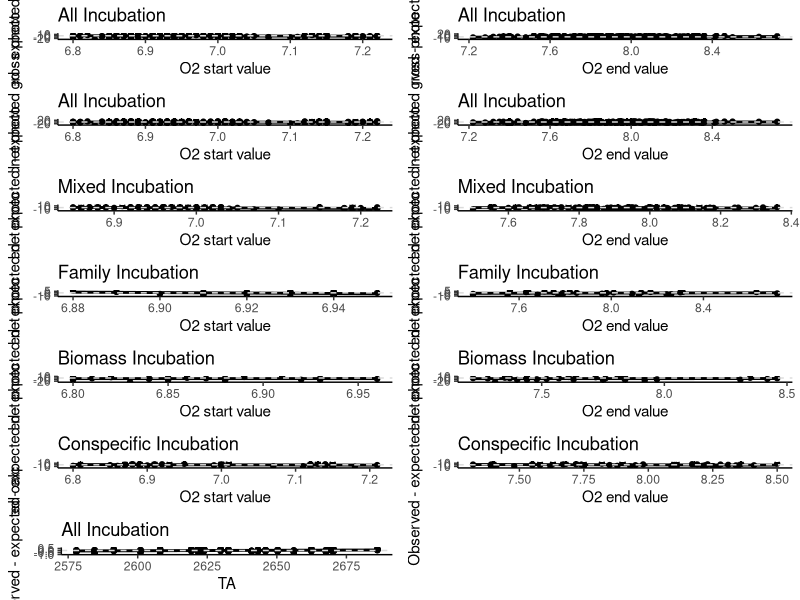
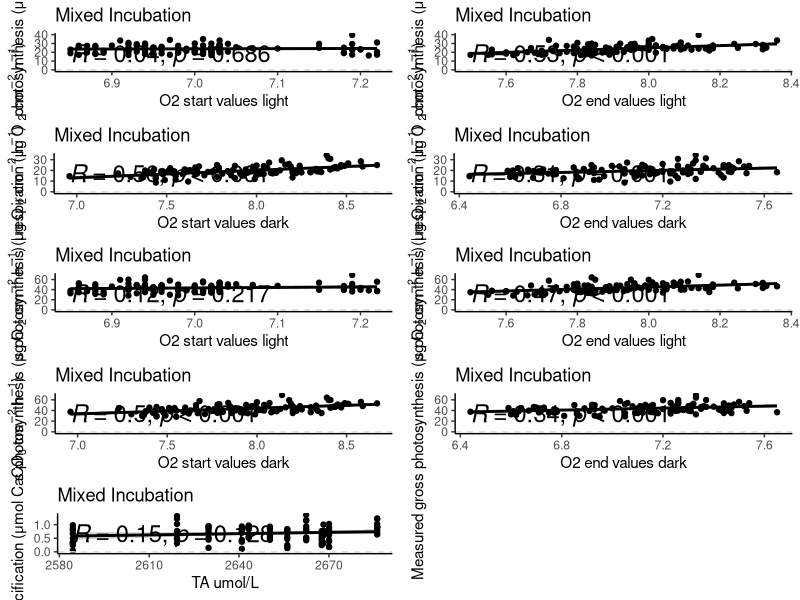
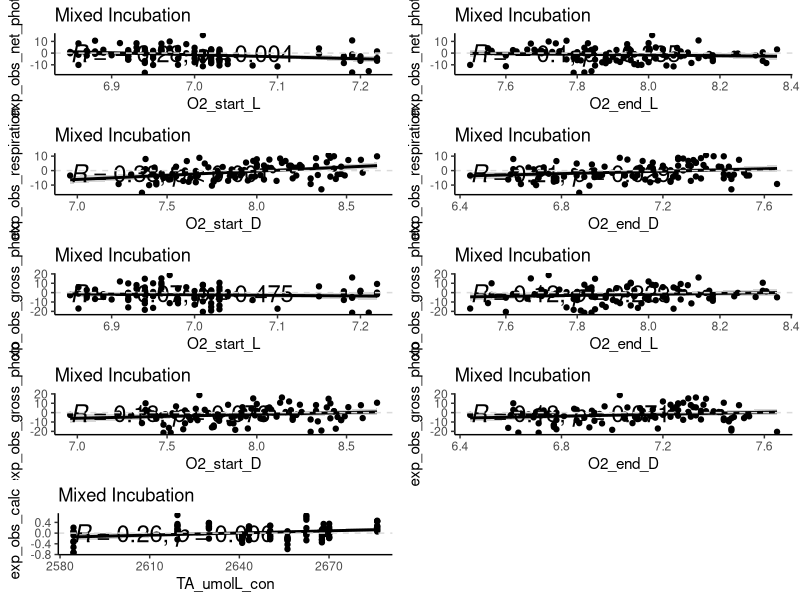
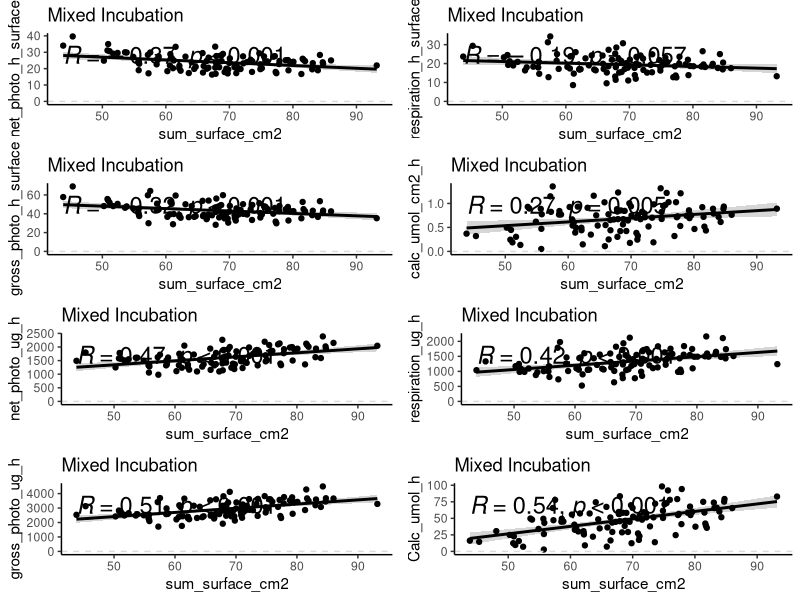
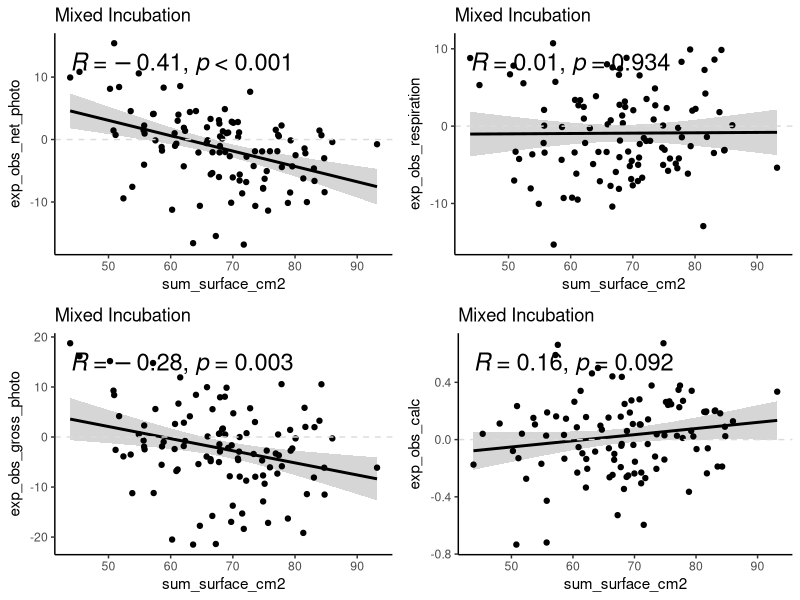

Write R code to recreate these figures, in order.
## ---- chunk 1
library(tidyverse)
library(nlme)
library(rstatix)
library(ggpubr)
## ---- chunk 2
#outlier exlusion in conspecific incubations

#O2 meausrements
Data <- read.csv("Data/All_expectedvalues.csv")

Day14 <- Data %>% filter(day =="14")
Day14<- Day14 %>%
  filter(fragment_ID != "AmuD1_AmuB2_AmuA3" & fragment_ID != "SpiA4_SpiB1_SpiD2")

Day5 <- Data %>% filter(day =="5")
Day5<- Day5 %>%
  filter(fragment_ID != "PloB3_PloC3_PloD3")

Data_sub <- Data %>% filter(day != "14" & day != "5")

Data <- rbind(Day14, Day5, Data_sub)

# calcification measurements
# important to delete minus values in expected calc, otherwise relative difference in percentage is wrong
Data_calc <- read.csv("Data/All_expectedvalues.csv")

Day14_calc <- Data_calc %>% filter(day =="14")
Day14_calc<- Day14_calc %>%
  filter(fragment_ID != "AmuD2_AmuB4_AmuA1" & fragment_ID != "AmuD1_AmuB2_AmuA3" & fragment_ID != "AcyB1_AcyD2_AcyA3" & fragment_ID != "PruD4_PruE2_PruA3" & fragment_ID != "PdaA1_PdaB2_PdaD4" & fragment_ID != "AcyB3_AcyD3_AcyA1")

Day5 <- Data %>% filter(day =="5")
Day5_calc<- Day5 %>%
  filter(fragment_ID != "AcyB1_AcyD1_AcyA1")

Day6_calc <- Data_calc %>%  filter(day == "6")
Day6_calc <- Day6_calc %>%  filter(fragment_ID != "PloB3_PcyB4_PruD4")

Data_sub_calc <- Data %>% filter(day != "14" & day != "5"& day != "6")

Data_calc <- rbind(Day6_calc, Day14_calc, Day5_calc, Data_sub_calc)

rm(Data_sub, Data_sub_calc)
## ---- chunk 3
#outlier exclusion in diversity incubations

#O2 measurements
Day13 <- Data %>% filter(day =="13")
Day13<- Day13 %>% filter(fragment_ID != "SpiB2_AcyD2_PcyC3" )

Day9 <- Data %>% filter(day =="9")
Day9<- Day9 %>% filter(fragment_ID != "PdaA2_AmuD2_PruD3" & fragment_ID != "PveF1_MdiC1_PcyB1")

Day7 <- Data %>% filter(day =="7")
Day7<- Day7 %>% filter(fragment_ID != "PdaB4_AcyD3_PcyC4")

Data_sub <- Data %>% filter(day != "13" & day != "9" & day != "7")

Data <- rbind(Day13, Day9, Day7, Data_sub)

# calcification measurements
Day7_calc <- Data_calc %>% filter(day =="7")
Day7_calc<- Day7_calc %>%filter(fragment_ID != "PdaD1_AcyA1_PcyA1")

Day13_calc <- Data_calc %>% filter(day =="13")
Day13_calc<- Day13_calc %>%filter(fragment_ID != "PdaD1_AmuA1_PloD1")

Data_sub_calc <- Data_calc %>%  filter(day != "7" & day != "13")

Data_calc <- rbind(Day7_calc, Day13_calc, Data_sub_calc)
## ---- chunk 4
#((100/ exp)* net_obs) -100, rewritten it is ((net_obs/exp)*100)-100, is the same as ((net_obs/exp)-1)*100

Data$exp_obs_net_photo <- with(Data, Data$net_photo_h_surface - Data$exp_Net_photo_ug_h_cm2)
Data$exp_obs_net_photo_perc <- with(Data, ((100 / Data$exp_Net_photo_ug_h_cm2) * Data$net_photo_h_surface)-100)
Data$exp_obs_net_photo_perc <- round(Data$exp_obs_net_photo_perc, 6)

Data$exp_obs_gross_photo <- with(Data, Data$gross_photo_h_surface - Data$exp_Gross_photo_ug_h_cm2)
Data$exp_obs_gross_photo_perc <- with(Data, ((100 / Data$exp_Gross_photo_ug_h_cm2) * Data$gross_photo_h_surface)-100)
Data$exp_obs_gross_photo_perc <- round(Data$exp_obs_gross_photo_perc, 6)

Data$exp_obs_respiration <- with(Data, Data$respiration_h_surface - Data$exp_Resp_ug_h_cm2)
Data$exp_obs_respiration_perc <- with(Data, ((100 / Data$exp_Resp_ug_h_cm2) * Data$respiration_h_surface)-100)
Data$exp_obs_respiration_perc <- round(Data$exp_obs_respiration_perc, 6)

Data_calc$exp_obs_calc <- with(Data_calc, Data_calc$calc_umol_cm2_h - Data_calc$exp_Calc_umol_h_cm2)
Data_calc$exp_obs_calc_perc <- with(Data_calc, ((100 / Data_calc$exp_Calc_umol_h_cm2) * Data_calc$calc_umol_cm2_h)-100)
Data_calc$exp_obs_calc_perc <- round(Data_calc$exp_obs_calc_perc, 6)
## ---- chunk 5
min_single_t <- Data %>%  filter(category != "single")
min_single_tc <- Data_calc %>%  filter(category != "single")
biomass_t <- Data %>%  filter(category == "biomass")
conspecific_t <- Data %>%  filter(category == "conspecific")
family_t <- Data %>%  filter(category == "family")
mix_t <- Data %>%  filter(category == "mix")
mix_tc <- Data_calc %>%  filter(category == "mix")
## ---- chunk 6
# monoculture
c1 <-ggplot(min_single_t, aes(x = O2_start_L, y = exp_obs_net_photo)) +
  geom_smooth(method=lm, color = "black") +
  stat_cor(method = "pearson", p.accuracy = 0.001, r.accuracy = 0.01, size= 6)+
  geom_point() +
  geom_hline(yintercept = 0, linetype = 2, color = "gray86") +
  ggtitle("All Incubation") +
  labs(color = "Productivity score") +
  xlab(expression(paste("O2 start value"))) +
  ylab(expression(paste("Observed - expected net photo"))) +
  theme_classic()

c1a <-ggplot(min_single_t, aes(x = O2_start_L, y = exp_obs_gross_photo)) +
  geom_smooth(method=lm, color = "black") +
  stat_cor(method = "pearson", p.accuracy = 0.001, r.accuracy = 0.01, size= 6)+
  geom_point() +
  geom_hline(yintercept = 0, linetype = 2, color = "gray86") +
  ggtitle("All Incubation") +
  labs(color = "Productivity score") +
  xlab(expression(paste("O2 start value"))) +
  ylab(expression(paste("Observed - expected gross photo"))) +
  theme_classic()

c2 <-ggplot(min_single_t, aes(x = O2_end_L, y = exp_obs_respiration)) +
  geom_smooth(method=lm, color = "black") +
  stat_cor(method = "pearson", p.accuracy = 0.001, r.accuracy = 0.01, size= 6)+
  geom_point() +
  geom_hline(yintercept = 0, linetype = 2, color = "gray86") +
  ggtitle("All Incubation") +
  labs(color = "Productivity score") +
  xlab(expression(paste("O2 end value"))) +
  ylab(expression(paste("Observed - expected resp"))) +
  theme_classic()

c2a <-ggplot(min_single_t, aes(x = O2_end_L, y = exp_obs_gross_photo)) +
  geom_smooth(method=lm, color = "black") +
  stat_cor(method = "pearson", p.accuracy = 0.001, r.accuracy = 0.01, size= 6)+
  geom_point() +
  geom_hline(yintercept = 0, linetype = 2, color = "gray86") +
  ggtitle("All Incubation") +
  labs(color = "Productivity score") +
  xlab(expression(paste("O2 end value"))) +
  ylab(expression(paste("Observed - expected gross photo"))) +
  theme_classic()

c2b <-ggplot(min_single_tc, aes(x = TA_umolL_con, y = exp_obs_calc)) +
  geom_smooth(method=lm, color = "black") +
  stat_cor(method = "pearson", p.accuracy = 0.001, r.accuracy = 0.01, size= 6)+
  geom_point() +
  geom_hline(yintercept = 0, linetype = 2, color = "gray86") +
  ggtitle("All Incubation") +
  labs(color = "Productivity score") +
  xlab(expression(paste("TA"))) +
  ylab(expression(paste("Observed - expected calc"))) +
  theme_classic()

# diversity incubations
c3 <-ggplot(mix_t, aes(x = O2_start_L, y = exp_obs_net_photo)) +
  geom_smooth(method=lm, color = "black") +
  stat_cor(method = "pearson", p.accuracy = 0.001, r.accuracy = 0.01, size= 6)+
  geom_point() +
  geom_hline(yintercept = 0, linetype = 2, color = "gray86") +
  ggtitle("Mixed Incubation") +
  labs(color = "Productivity score") +
  xlab(expression(paste("O2 start value"))) +
  ylab(expression(paste("Observed - expected net photo"))) +
  theme_classic()

c4 <-ggplot(mix_t, aes(x = O2_end_L, y = exp_obs_net_photo)) +
  geom_smooth(method=lm, color = "black") +
  stat_cor(method = "pearson", p.accuracy = 0.001, r.accuracy = 0.01, size= 6)+
  geom_point() +
  ggtitle("Mixed Incubation") +
  geom_hline(yintercept = 0, linetype = 2, color = "gray86") +
  labs(color = "Productivity score") +
  xlab(expression(paste("O2 end value"))) +
  ylab(expression(paste("Observed - expected net photo"))) +
  theme_classic()

# family incubations
c5 <-ggplot(family_t, aes(x = O2_start_L, y = exp_obs_net_photo)) +
  geom_smooth(method=lm, color = "black") +
  geom_point() +
  geom_hline(yintercept = 0, linetype = 2, color = "gray86") +
  ggtitle("Family Incubation") +
  labs(color = "Productivity score") +
  xlab(expression(paste("O2 start value"))) +
  ylab(expression(paste("Observed - expected net photo"))) +
  theme_classic()

c6 <-ggplot(family_t, aes(x = O2_end_L, y = exp_obs_net_photo)) +
  geom_smooth(method=lm, color = "black") +
  geom_point() +
  ggtitle("Family Incubation") +
  geom_hline(yintercept = 0, linetype = 2, color = "gray86") +
  labs(color = "Productivity score") +
  xlab(expression(paste("O2 end value"))) +
  ylab(expression(paste("Observed - expected net photo"))) +
  theme_classic()

# biomass incubations
c7 <-ggplot(biomass_t, aes(x = O2_start_L, y = exp_obs_net_photo)) +
  geom_smooth(method=lm, color = "black") +
  geom_point() +
  geom_hline(yintercept = 0, linetype = 2, color = "gray86") +
  ggtitle("Biomass Incubation") +
  labs(color = "Productivity score") +
  xlab(expression(paste("O2 start value"))) +
  ylab(expression(paste("Observed - expected net photo"))) +
  theme_classic()


c8 <-ggplot(biomass_t, aes(x = O2_end_L, y = exp_obs_net_photo)) +
  geom_smooth(method=lm, color = "black") +
  geom_point() +
  ggtitle("Biomass Incubation") +
  geom_hline(yintercept = 0, linetype = 2, color = "gray86") +
  labs(color = "Productivity score") +
  xlab(expression(paste("O2 end value"))) +
  ylab(expression(paste("Observed - expected net photo"))) +
  theme_classic()

# conspecific incubations
c9 <-ggplot(conspecific_t, aes(x = O2_start_L, y = exp_obs_net_photo)) +
  geom_smooth(method=lm, color = "black") +
  geom_point() +
  geom_hline(yintercept = 0, linetype = 2, color = "gray86") +
  ggtitle("Conspecific Incubation") +
  labs(color = "Productivity score") +
  xlab(expression(paste("O2 start value"))) +
  ylab(expression(paste("Observed - expected net photo"))) +
  theme_classic()

c10 <-ggplot(conspecific_t, aes(x = O2_end_L, y = exp_obs_net_photo)) +
  geom_smooth(method=lm, color = "black") +
  geom_point() +
  ggtitle("Conspecific Incubation") +
  geom_hline(yintercept = 0, linetype = 2, color = "gray86") +
  labs(color = "Productivity score") +
  xlab(expression(paste("O2 end value"))) +
  ylab(expression(paste("Observed - expected net photo"))) +
  theme_classic()

# combine all
arranged <- ggarrange(
                     c1,c2,c1a,c2a,c3,c4,c5,c6,c7,c8,c9,c10,c2b,
          label.x = 0,
          label.y = 0.95,
          common.legend = FALSE,
          ncol = 2, nrow =7, 
          hjust = -0.5,
          vjust = 0) +
          theme(legend.text = element_text(size = 40))

ggsave("Graphs/sanity_check.png", width=11, height= 15, limitsize=FALSE, dpi= 700, arranged)
## ---- chunk 7
# diversity incubations
m1 <-ggplot(mix_t, aes(x = O2_start_L, y = net_photo_h_surface)) +
  geom_smooth(method=lm, color = "black") +
  stat_cor(method = "pearson", p.accuracy = 0.001, r.accuracy = 0.01, size= 6)+
  geom_point() +
  geom_hline(yintercept = 0, linetype = 2, color = "gray86") +
  ggtitle("Mixed Incubation") +
  labs(color = "Productivity score") +
  xlab(expression(paste("O2 start values light" ))) +
   ylab(expression(paste("Measured net photosynthesis (μg O "[2]," cm" ^-2," h" ^-1,")")))+
   theme_classic()

m2 <-ggplot(mix_t, aes(x = O2_end_L, y = net_photo_h_surface)) +
  geom_smooth(method=lm, color = "black") +
  stat_cor(method = "pearson", p.accuracy = 0.001, r.accuracy = 0.01, size= 6)+
  geom_point() +
  geom_hline(yintercept = 0, linetype = 2, color = "gray86") +
  ggtitle("Mixed Incubation") +
  labs(color = "Productivity score") +
  xlab(expression(paste("O2 end values light"))) +
   ylab(expression(paste("Measured net photosynthesis (μg O "[2]," cm" ^-2," h" ^-1,")")))+
   theme_classic()

m3 <-ggplot(mix_t, aes(x = O2_start_D, y = respiration_h_surface)) +
  geom_smooth(method=lm, color = "black") +
  stat_cor(method = "pearson", p.accuracy = 0.001, r.accuracy = 0.01, size= 6)+
  geom_point() +
  geom_hline(yintercept = 0, linetype = 2, color = "gray86") +
  ggtitle("Mixed Incubation") +
  labs(color = "Productivity score") +
  xlab(expression(paste("O2 start values dark"))) +
   ylab(expression(paste("Measured respiration (μg O "[2]," cm" ^-2," h" ^-1,")")))+
   theme_classic()

m4 <-ggplot(mix_t, aes(x = O2_end_D, y = respiration_h_surface)) +
  geom_smooth(method=lm, color = "black") +
  stat_cor(method = "pearson", p.accuracy = 0.001, r.accuracy = 0.01, size= 6)+
  geom_point() +
  geom_hline(yintercept = 0, linetype = 2, color = "gray86") +
  ggtitle("Mixed Incubation") +
  labs(color = "Productivity score") +
  xlab(expression(paste("O2 end values dark"))) +
   ylab(expression(paste("Measured respiration (μg O "[2]," cm" ^-2," h" ^-1,")")))+
   theme_classic()

m5 <-ggplot(mix_t, aes(x = O2_start_L, y = gross_photo_h_surface)) +
  geom_smooth(method=lm, color = "black") +
  stat_cor(method = "pearson", p.accuracy = 0.001, r.accuracy = 0.01, size= 6)+
  geom_point() +
  geom_hline(yintercept = 0, linetype = 2, color = "gray86") +
  ggtitle("Mixed Incubation") +
  labs(color = "Productivity score") +
  xlab(expression(paste("O2 start values light"))) +
   ylab(expression(paste("Measured gross photosynthesis (μg O "[2]," cm" ^-2," h" ^-1,")")))+
   theme_classic()

m6 <-ggplot(mix_t, aes(x = O2_end_L, y = gross_photo_h_surface)) +
  geom_smooth(method=lm, color = "black") +
  stat_cor(method = "pearson", p.accuracy = 0.001, r.accuracy = 0.01, size= 6)+
  geom_point() +
  geom_hline(yintercept = 0, linetype = 2, color = "gray86") +
  ggtitle("Mixed Incubation") +
  labs(color = "Productivity score") +
  xlab(expression(paste("O2 end values light"))) +
   ylab(expression(paste("Measured gross photosynthesis (μg O "[2]," cm" ^-2," h" ^-1,")")))+
   theme_classic()

m7 <-ggplot(mix_t, aes(x = O2_start_D, y = gross_photo_h_surface)) +
  geom_smooth(method=lm, color = "black") +
  stat_cor(method = "pearson", p.accuracy = 0.001, r.accuracy = 0.01, size= 6)+
  geom_point() +
  geom_hline(yintercept = 0, linetype = 2, color = "gray86") +
  ggtitle("Mixed Incubation") +
  labs(color = "Productivity score") +
  xlab(expression(paste("O2 start values dark"))) +
   ylab(expression(paste("Measured gross photosynthesis (μg O "[2]," cm" ^-2," h" ^-1,")")))+
   theme_classic()

m8 <-ggplot(mix_t, aes(x = O2_end_D, y = gross_photo_h_surface)) +
  geom_smooth(method=lm, color = "black") +
  stat_cor(method = "pearson", p.accuracy = 0.001, r.accuracy = 0.01, size= 6)+
  geom_point() +
  geom_hline(yintercept = 0, linetype = 2, color = "gray86") +
  ggtitle("Mixed Incubation") +
  labs(color = "Productivity score") +
   xlab(expression(paste("O2 end values dark"))) +
   ylab(expression(paste("Measured gross photosynthesis (μg O "[2]," cm" ^-2," h" ^-1,")")))+
   theme_classic()

m9 <-ggplot(mix_tc, aes(x = TA_umolL_con, y = calc_umol_cm2_h)) +
  geom_smooth(method=lm, color = "black") +
  stat_cor(method = "pearson", p.accuracy = 0.001, r.accuracy = 0.01, size= 6)+
  geom_point() +
  geom_hline(yintercept = 0, linetype = 2, color = "gray86") +
  ggtitle("Mixed Incubation") +
  labs(color = "Productivity score") +
  xlab(expression(paste("TA umol/L"))) +
   ylab(expression(paste("Measured calcification (μmol CaCO"[3]," cm" ^-2," h" ^-1,")"))) +
   theme_classic()

arranged <- ggarrange(
                     m1, m2, m3, m4, m5, m6, m7, m8,m9,
          label.x = 0,
          label.y = 0.95,
          common.legend = FALSE,
          ncol = 2, nrow =5, 
          hjust = -0.5,
          vjust = 0) +
          theme(legend.text = element_text(size = 40))

ggsave("Graphs/sanity_check_measured_mix.png", width=11, height= 15, limitsize=FALSE, dpi= 700, arranged)
## ---- chunk 8
# diversity incubations
e1 <-ggplot(mix_t, aes(x = O2_start_L, y = exp_obs_net_photo)) +
  geom_smooth(method=lm, color = "black") +
  stat_cor(method = "pearson", p.accuracy = 0.001, r.accuracy = 0.01, size= 6)+
  geom_point() +
  geom_hline(yintercept = 0, linetype = 2, color = "gray86") +
  ggtitle("Mixed Incubation") +
  labs(color = "Productivity score") +
   theme_classic()

e2 <-ggplot(mix_t, aes(x = O2_end_L, y = exp_obs_net_photo)) +
  geom_smooth(method=lm, color = "black") +
  stat_cor(method = "pearson", p.accuracy = 0.001, r.accuracy = 0.01, size= 6)+
  geom_point() +
  geom_hline(yintercept = 0, linetype = 2, color = "gray86") +
  ggtitle("Mixed Incubation") +
  labs(color = "Productivity score") +
   theme_classic()

e3 <-ggplot(mix_t, aes(x = O2_start_D, y = exp_obs_respiration)) +
  geom_smooth(method=lm, color = "black") +
  stat_cor(method = "pearson", p.accuracy = 0.001, r.accuracy = 0.01, size= 6)+
  geom_point() +
  geom_hline(yintercept = 0, linetype = 2, color = "gray86") +
  ggtitle("Mixed Incubation") +
  labs(color = "Productivity score") +
   theme_classic()

e4 <-ggplot(mix_t, aes(x = O2_end_D, y = exp_obs_respiration)) +
  geom_smooth(method=lm, color = "black") +
  stat_cor(method = "pearson", p.accuracy = 0.001, r.accuracy = 0.01, size= 6)+
  geom_point() +
  geom_hline(yintercept = 0, linetype = 2, color = "gray86") +
  ggtitle("Mixed Incubation") +
  labs(color = "Productivity score") +
   theme_classic()

e5 <-ggplot(mix_t, aes(x = O2_start_L, y = exp_obs_gross_photo)) +
  geom_smooth(method=lm, color = "black") +
  stat_cor(method = "pearson", p.accuracy = 0.001, r.accuracy = 0.01, size= 6)+
  geom_point() +
  geom_hline(yintercept = 0, linetype = 2, color = "gray86") +
  ggtitle("Mixed Incubation") +
  labs(color = "Productivity score") +
   theme_classic()

e6 <-ggplot(mix_t, aes(x = O2_end_L, y = exp_obs_gross_photo)) +
  geom_smooth(method=lm, color = "black") +
  stat_cor(method = "pearson", p.accuracy = 0.001, r.accuracy = 0.01, size= 6)+
  geom_point() +
  geom_hline(yintercept = 0, linetype = 2, color = "gray86") +
  ggtitle("Mixed Incubation") +
  labs(color = "Productivity score") +
   theme_classic()

e7 <-ggplot(mix_t, aes(x = O2_start_D, y = exp_obs_gross_photo)) +
  geom_smooth(method=lm, color = "black") +
  stat_cor(method = "pearson", p.accuracy = 0.001, r.accuracy = 0.01, size= 6)+
  geom_point() +
  geom_hline(yintercept = 0, linetype = 2, color = "gray86") +
  ggtitle("Mixed Incubation") +
  labs(color = "Productivity score") +
   theme_classic()

e8 <-ggplot(mix_t, aes(x = O2_end_D, y = exp_obs_gross_photo)) +
  geom_smooth(method=lm, color = "black") +
  stat_cor(method = "pearson", p.accuracy = 0.001, r.accuracy = 0.01, size= 6)+
  geom_point() +
  geom_hline(yintercept = 0, linetype = 2, color = "gray86") +
  ggtitle("Mixed Incubation") +
  labs(color = "Productivity score") +
   theme_classic()

e9 <-ggplot(mix_tc, aes(x = TA_umolL_con, y = exp_obs_calc)) +
  geom_smooth(method=lm, color = "black") +
  stat_cor(method = "pearson", p.accuracy = 0.001, r.accuracy = 0.01, size= 6)+
  geom_point() +
  geom_hline(yintercept = 0, linetype = 2, color = "gray86") +
  ggtitle("Mixed Incubation") +
  labs(color = "Productivity score") +
   theme_classic()

arranged <- ggarrange(
                     e1, e2, e3, e4, e5, e6, e7, e8,e9,
          label.x = 0,
          label.y = 0.95,
          common.legend = FALSE,
          ncol = 2, nrow =5, 
          hjust = -0.5,
          vjust = 0) +
          theme(legend.text = element_text(size = 40))

ggsave("Graphs/sanity_check_change_mix.png", width=11, height= 15, limitsize=FALSE, dpi= 700, arranged)
## ---- chunk 9
# diversity incubations
s1 <-ggplot(mix_t, aes(x = sum_surface_cm2, y = net_photo_h_surface)) +
  geom_smooth(method=lm, color = "black") +
  stat_cor(method = "pearson", p.accuracy = 0.001, r.accuracy = 0.01, size= 6)+
  geom_point() +
  geom_hline(yintercept = 0, linetype = 2, color = "gray86") +
  ggtitle("Mixed Incubation") +
  labs(color = "Productivity score") +
   theme_classic()

s2 <-ggplot(mix_t, aes(x = sum_surface_cm2, y = respiration_h_surface)) +
  geom_smooth(method=lm, color = "black") +
  stat_cor(method = "pearson", p.accuracy = 0.001, r.accuracy = 0.01, size= 6)+
  geom_point() +
  geom_hline(yintercept = 0, linetype = 2, color = "gray86") +
  ggtitle("Mixed Incubation") +
  labs(color = "Productivity score") +
   theme_classic()

s3 <-ggplot(mix_t, aes(x = sum_surface_cm2, y = gross_photo_h_surface)) +
  geom_smooth(method=lm, color = "black") +
  stat_cor(method = "pearson", p.accuracy = 0.001, r.accuracy = 0.01, size= 6)+
  geom_point() +
  geom_hline(yintercept = 0, linetype = 2, color = "gray86") +
  ggtitle("Mixed Incubation") +
  labs(color = "Productivity score") +
   theme_classic()

s4 <-ggplot(mix_t, aes(x = sum_surface_cm2, y = calc_umol_cm2_h)) +
  geom_smooth(method=lm, color = "black") +
  stat_cor(method = "pearson", p.accuracy = 0.001, r.accuracy = 0.01, size= 6)+
  geom_point() +
  geom_hline(yintercept = 0, linetype = 2, color = "gray86") +
  ggtitle("Mixed Incubation") +
  labs(color = "Productivity score") +
   theme_classic()

s5 <-ggplot(mix_t, aes(x = sum_surface_cm2, y = net_photo_ug_h)) +
  geom_smooth(method=lm, color = "black") +
  stat_cor(method = "pearson", p.accuracy = 0.001, r.accuracy = 0.01, size= 6)+
  geom_point() +
  geom_hline(yintercept = 0, linetype = 2, color = "gray86") +
  ggtitle("Mixed Incubation") +
  labs(color = "Productivity score") +
   theme_classic()

s6 <-ggplot(mix_t, aes(x = sum_surface_cm2, y = respiration_ug_h)) +
  geom_smooth(method=lm, color = "black") +
  stat_cor(method = "pearson", p.accuracy = 0.001, r.accuracy = 0.01, size= 6)+
  geom_point() +
  geom_hline(yintercept = 0, linetype = 2, color = "gray86") +
  ggtitle("Mixed Incubation") +
  labs(color = "Productivity score") +
   theme_classic()

s7 <-ggplot(mix_t, aes(x = sum_surface_cm2, y = gross_photo_ug_h)) +
  geom_smooth(method=lm, color = "black") +
  stat_cor(method = "pearson", p.accuracy = 0.001, r.accuracy = 0.01, size= 6)+
  geom_point() +
  geom_hline(yintercept = 0, linetype = 2, color = "gray86") +
  ggtitle("Mixed Incubation") +
  labs(color = "Productivity score") +
   theme_classic()

s8 <-ggplot(mix_tc, aes(x = sum_surface_cm2, y = Calc_umol_h)) +
  geom_smooth(method=lm, color = "black") +
  stat_cor(method = "pearson", p.accuracy = 0.001, r.accuracy = 0.01, size= 6)+
  geom_point() +
  geom_hline(yintercept = 0, linetype = 2, color = "gray86") +
  ggtitle("Mixed Incubation") +
  labs(color = "Productivity score") +
   theme_classic()

arranged <- ggarrange(
                     s1, s2, s3, s4,s5, s6, s7, s8,
          label.x = 0,
          label.y = 0.95,
          common.legend = FALSE,
          ncol = 2, nrow =4, 
          hjust = -0.5,
          vjust = 0) +
          theme(legend.text = element_text(size = 40))

ggsave("Graphs/sanity_check_surface_meas_mix.png", width=11, height= 15, limitsize=FALSE, dpi= 700, arranged)
## ---- chunk 10
# diversity incubations
se1 <-ggplot(mix_t, aes(x = sum_surface_cm2, y = exp_obs_net_photo)) +
  geom_smooth(method=lm, color = "black") +
  stat_cor(method = "pearson", p.accuracy = 0.001, r.accuracy = 0.01, size= 6)+
  geom_point() +
  geom_hline(yintercept = 0, linetype = 2, color = "gray86") +
  ggtitle("Mixed Incubation") +
  labs(color = "Productivity score") +
   theme_classic()

se2 <-ggplot(mix_t, aes(x = sum_surface_cm2, y = exp_obs_respiration)) +
  geom_smooth(method=lm, color = "black") +
  stat_cor(method = "pearson", p.accuracy = 0.001, r.accuracy = 0.01, size= 6)+
  geom_point() +
  geom_hline(yintercept = 0, linetype = 2, color = "gray86") +
  ggtitle("Mixed Incubation") +
  labs(color = "Productivity score") +
   theme_classic()

se3 <-ggplot(mix_t, aes(x = sum_surface_cm2, y = exp_obs_gross_photo)) +
  geom_smooth(method=lm, color = "black") +
  stat_cor(method = "pearson", p.accuracy = 0.001, r.accuracy = 0.01, size= 6)+
  geom_point() +
  geom_hline(yintercept = 0, linetype = 2, color = "gray86") +
  ggtitle("Mixed Incubation") +
  labs(color = "Productivity score") +
   theme_classic()

se4 <-ggplot(mix_tc, aes(x = sum_surface_cm2, y = exp_obs_calc)) +
  geom_smooth(method=lm, color = "black") +
  stat_cor(method = "pearson", p.accuracy = 0.001, r.accuracy = 0.01, size= 6)+
  geom_point() +
  geom_hline(yintercept = 0, linetype = 2, color = "gray86") +
  ggtitle("Mixed Incubation") +
  labs(color = "Productivity score") +
   theme_classic()


arranged <- ggarrange(
                     se1, se2, se3, se4,
          label.x = 0,
          label.y = 0.95,
          common.legend = FALSE,
          ncol = 2, nrow =2, 
          hjust = -0.5,
          vjust = 0) +
          theme(legend.text = element_text(size = 40))

ggsave("Graphs/sanity_check_surface_change_mix.png", width=11, height= 15, limitsize=FALSE, dpi= 700, arranged)
